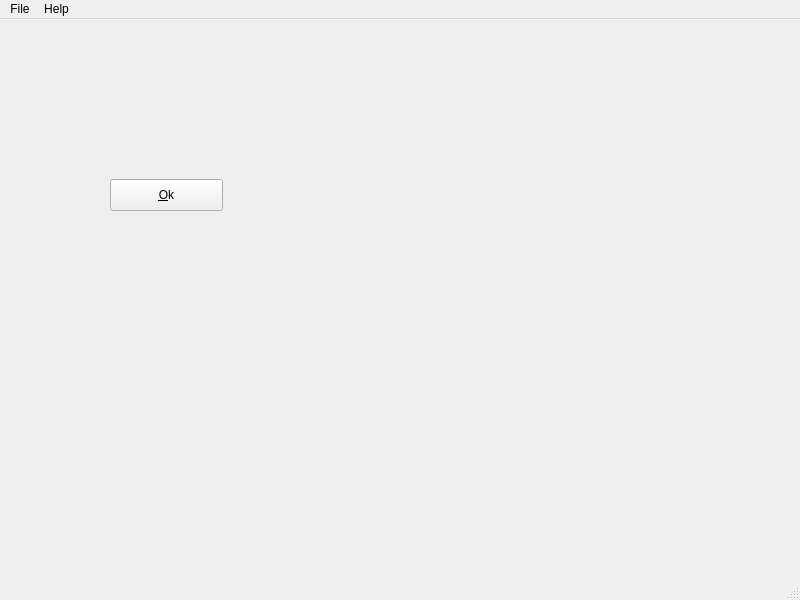
<?xml version="1.0" encoding="UTF-8"?>
<ui version="4.0">
 <class>MainWindow</class>
 <widget class="QMainWindow" name="MainWindow">
  <property name="geometry">
   <rect>
    <x>0</x>
    <y>0</y>
    <width>800</width>
    <height>600</height>
   </rect>
  </property>
  <property name="windowTitle">
   <string>MainWindow</string>
  </property>
  <widget class="QWidget" name="centralwidget">
   <widget class="QPushButton" name="okBtn">
    <property name="geometry">
     <rect>
      <x>110</x>
      <y>160</y>
      <width>113</width>
      <height>32</height>
     </rect>
    </property>
    <property name="text">
     <string>&amp;Ok</string>
    </property>
   </widget>
  </widget>
  <widget class="QMenuBar" name="menubar">
   <property name="geometry">
    <rect>
     <x>0</x>
     <y>0</y>
     <width>800</width>
     <height>24</height>
    </rect>
   </property>
   <widget class="QMenu" name="menuFile">
    <property name="title">
     <string>File</string>
    </property>
    <addaction name="actionNew"/>
    <addaction name="separator"/>
    <addaction name="actionQuit"/>
   </widget>
   <widget class="QMenu" name="menuHelp">
    <property name="title">
     <string>Help</string>
    </property>
    <addaction name="actionAbout"/>
   </widget>
   <addaction name="menuFile"/>
   <addaction name="menuHelp"/>
  </widget>
  <widget class="QStatusBar" name="statusbar"/>
  <action name="actionNew">
   <property name="text">
    <string>New</string>
   </property>
  </action>
  <action name="action">
   <property name="text">
    <string>-</string>
   </property>
  </action>
  <action name="actionQuit">
   <property name="text">
    <string>Quit</string>
   </property>
  </action>
  <action name="actionAbout">
   <property name="text">
    <string>About</string>
   </property>
  </action>
 </widget>
 <resources/>
 <connections/>
</ui>
